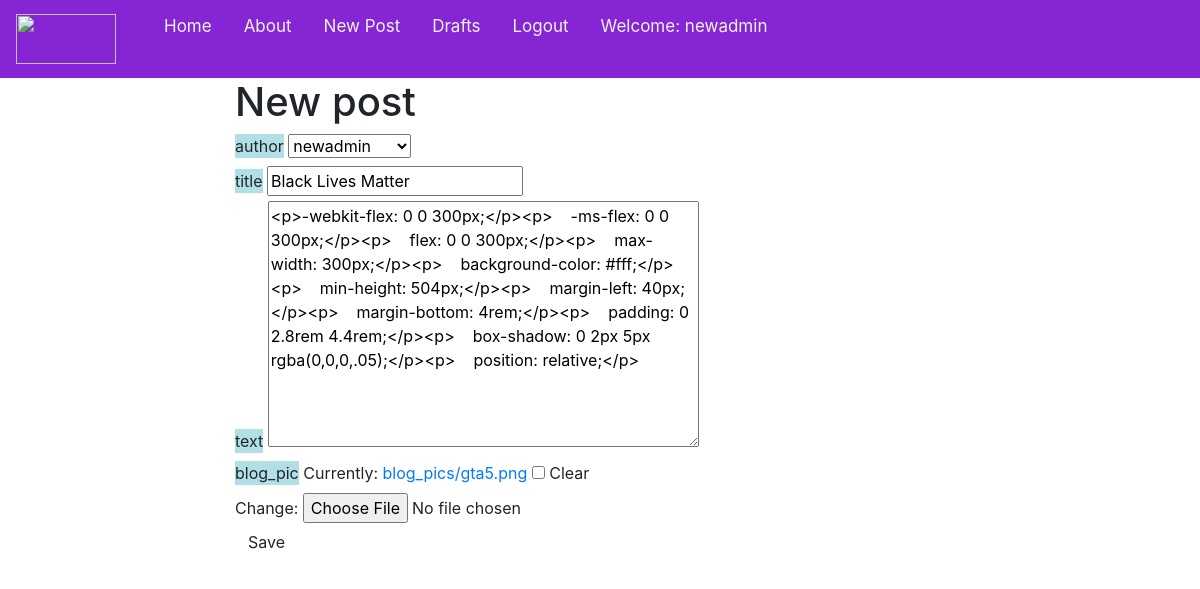
Screenshot of /post/19/edit/ (signed in) with the database file from the repository.
### basic_app/models.py (models this page shows, shortened)
class Post(models.Model):
    author=models.ForeignKey('auth.User',on_delete=models.CASCADE)
    title=models.CharField(max_length=256)
    text=models.TextField()
    create_date=models.DateTimeField(default=timezone.now())
    published_date=models.DateTimeField(blank=True,null=True)
    blog_pic=models.ImageField(upload_to='blog_pics/',blank=True,default='blog_pics/django-logo-negative.png')

### basic_app/views.py (the view)
# urls.py: url(r'^post/(?P<pk>\d+)/edit/$',views.PostUpdateView.as_view(),name='post_edit'),
class PostUpdateView(LoginRequiredMixin,UpdateView):
    login_url='/login/'
    redirect_field_name='basic_app/post_detail.html'
    form_class=PostForm
    model=Post

### basic_app/forms.py
class PostForm(forms.ModelForm):
    class Meta:
        model = Post
        fields = ('author','title', 'text','blog_pic')
        widgets = {
            'title': forms.TextInput(attrs={'class': 'textinputclass'}),
            'text': forms.Textarea(attrs={'class': 'editable medium-editor-textarea postcontent'}),
        }

### basic_app/templates/basic_app/post_form.html (shortened to what this page needs)
{% extends 'basic_app/base.html' %}
{% block content %}
    <h1>New post</h1>
    <form method="POST" class="post-form" enctype="multipart/form-data">
    {% for field in form %}
      <div class="field">
        <label for="{{ field.id_for_label }}" class="label" style="background-color: powderblue;">{{ field.html_name }}</label>
        {{ field }}
      </div>
    {% endfor %}
    <button type="submit" class="save btn btn-default">Save</button>
    </form>
{% endblock %}

### basic_app/templates/basic_app/base.html (shortened to what this page needs)
<!DOCTYPE html>
{% load staticfiles %}
<html>
    <head>
        <link rel="stylesheet" href="https://stackpath.bootstrapcdn.com/bootstrap/4.5.0/css/bootstrap.min.css">
        <link rel="stylesheet" href="//cdn.jsdelivr.net/medium-editor/latest/css/medium-editor.min.css" type="text/css" media="screen" charset="utf-8">
        <link rel="stylesheet" href="{% static 'css/new_style.css' %}">
    <body class='loader'>
    <div class="topnav" id="myTopnav">
        <a class="navbar-brand" href="#">
            <img src="../../../media/white-logo.png" height="50" width="100" class="image-fluid">
        </a>
        <a class="active" href="{% url 'post_list' %}">Home</a>
        <a class="nav-link" href="{% url 'about'%}">About</a>
        {% if user.is_authenticated %}
        <a class="nav-link" href="{% url 'post_new' %}">New Post</a>
        <a class="nav-link" href="{% url 'post_draft_list' %}">Drafts</a>
        <a class="nav-link" href="{% url 'logout' %}">Logout</a>
        <a class="nav-link">Welcome: {{ user.username }}</a>
        {% else %}
        <a class="nav-tag" href="{% url 'login' %}">
            <span class="glyphicon glyphicon-user"></span>
        </a>
        {% endif %}
    </div>
    <section class="">
       <div class="content container">
            <div class="row">
                <div class="col-0 col-md-2">
                </div>
                <div class="col-12 col-md-8 ">
                  <div class="blog_posts">
                        {% block content %}
                        {% endblock %}
                    </div>
                </div>
                <div class="col-0 col-md-2">
                </div>
            </div>
        </div>
    </section>
</body>
</html>

### basic_app/templates/basic_app/base.html (style rules this page uses)
.topnav { overflow: hidden; background-color: #8625d4; }
.topnav a { float: left; display: block; color: #f2f2f2; text-align: center; padding: 14px 16px; text-decoration: none; font-size: 17px; }
.topnav a.active { color: #f2f2f2; }

### rows the page displays
Post: form "newadmin" "Black Lives Matter" "<p>-webkit-flex: 0 0 300px;</p><p> -ms-flex: 0 0 300px;</p><p> flex: 0 0 300px;</p><p> max-width: 300px;</p><p> background-color: #fff;</p><p> min-height: 504px;</p><p> margin-left: 40px;</p><p> margin-bottom: 4rem;</p><p> padding: 0 2.8rem 4.4rem;</p><p> box-shadow: 0 2px 5px rgba(0,0,0,.05);</p><p> position: relative;</p>"

### other values shown
{{ user.username }} "newadmin"
{{ field.html_name }} "author" "title" "text" "blog_pic"
